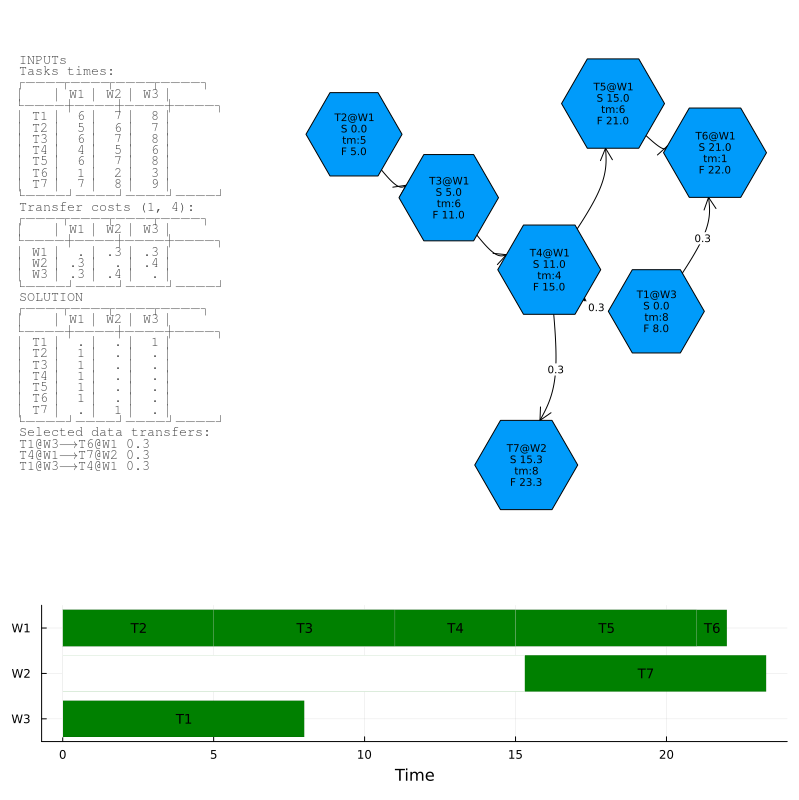

Generate this figure with Julia:

using Random
using Revise
using DagScheduler

Random.seed!(123)
g, c, γ = generate_test_problem(K=7,p=0.35);

@time times, assignW, penalties, dfloads, execution_time = solve(g, c, γ);

push!(LOAD_PATH, joinpath(dirname(pathof(DagScheduler)), "..", "lib", "DagSchedulerViz"))
using DagSchedulerViz

plot_solution_report(g, c, γ, times, assignW, penalties, dfloads)
